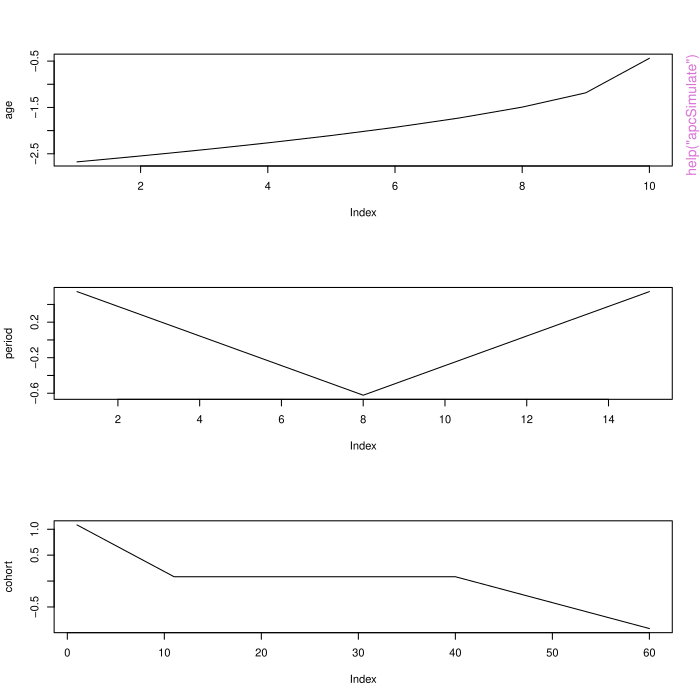

Source code (R):
pkgname <- "bamp"
source(file.path(R.home("share"), "R", "examples-header.R"))
options(warn = 1)
library('bamp')

base::assign(".oldSearch", base::search(), pos = 'CheckExEnv')
base::assign(".old_wd", base::getwd(), pos = 'CheckExEnv')
cleanEx()
nameEx("apcSimulate")
### * apcSimulate

flush(stderr()); flush(stdout())

### Name: apcSimulate
### Title: Simulate from age-period-cohort model
### Aliases: apcSimulate

### ** Examples

age=sqrt(seq(5,0,length=10)); age<-1-age-mean(age)
period=15:1; period[8:15]<-8:15; period<-period/6; period<-period-mean(period)
periods_per_agegroup=5; number_of_cohorts <- periods_per_agegroup*(10-1)+15
cohort<-rep(0,60); cohort[1:10]<-10:1; cohort[41:60]<- -(1:20)/2; cohort<-cohort/10;
cohort<-cohort-mean(cohort)
simdata<-apcSimulate(-5, age, period, cohort, periods_per_agegroup, 1e6)
par(mfrow=c(3,1))
plot(age, type="l")
plot(period, type="l")
plot(cohort, type="l")
## Not run: 
##D simmod <- bamp(cases = simdata$cases, population = simdata$population, age = "rw1", 
##D period = "rw1", cohort = "rw1", periods_per_agegroup =periods_per_agegroup)
##D plot(simmod)
## End(Not run)



graphics::par(get("par.postscript", pos = 'CheckExEnv'))
cleanEx()
nameEx("bamp")
### * bamp

flush(stderr()); flush(stdout())

### Name: bamp
### Title: Bayesian Age-Period-Cohort Modeling and Prediction (bamp)
### Aliases: bamp

### ** Examples

## Not run: 
##D data(apc)
##D model <- bamp(cases, population, age="rw1", period="rw1", cohort="rw1", periods_per_agegroup = 5)
## End(Not run)



cleanEx()
nameEx("checkConvergence")
### * checkConvergence

flush(stderr()); flush(stdout())

### Name: checkConvergence
### Title: Check apc object, whether MCMC has converged
### Aliases: checkConvergence

### ** Examples

## Not run: 
##D data(apc)
##D model <- bamp(cases, population, age="rw1", period="rw1", cohort="rw1", periods_per_agegroup = 5)
##D checkConvergence(model)
## End(Not run)



cleanEx()
nameEx("coh")
### * coh

flush(stderr()); flush(stdout())

### Name: coh
### Title: Compute cohort index from age and period index
### Aliases: coh

### ** Examples

# last agegroup in first period equals first cohort
coh(10, 1, 10, 5)  

# first agegroup in last period equals last cohort 
coh(1, 8, 10, 5) 



cleanEx()
nameEx("effects.apc")
### * effects.apc

flush(stderr()); flush(stdout())

### Name: effects.apc
### Title: Effects from Fitted APC Model
### Aliases: effects.apc

### ** Examples

## Not run: 
##D data(apc)
##D model <- bamp(cases, population, age="rw1", period="rw1", cohort="rw1", periods_per_agegroup = 5)
##D effects(model)
## End(Not run)



cleanEx()
nameEx("plot.apc")
### * plot.apc

flush(stderr()); flush(stdout())

### Name: plot.apc
### Title: Plot apc object
### Aliases: plot.apc

### ** Examples

## Not run: 
##D data(apc)
##D model <- bamp(cases, population, age="rw1", period="rw1", cohort="rw1", periods_per_agegroup = 5)
##D plot(model)
## End(Not run)



cleanEx()
nameEx("predict_apc")
### * predict_apc

flush(stderr()); flush(stdout())

### Name: predict_apc
### Title: Prediction for age-period-cohort models
### Aliases: predict_apc

### ** Examples

## Not run: 
##D data(apc)
##D model <- bamp(cases, population, age="rw1", period="rw1", cohort="rw1", periods_per_agegroup = 5)
##D pred <- predict_apc(model, periods=1)
##D plot(pred$pr[2,11,], main="Predicted rate per agegroup", ylab="p")
## End(Not run)



cleanEx()
nameEx("print.apc")
### * print.apc

flush(stderr()); flush(stdout())

### Name: print.apc
### Title: Print apc objects
### Aliases: print.apc print

### ** Examples

## Not run: 
##D data(apc)
##D model <- bamp(cases, population, age="rw1", period="rw1", cohort="rw1", periods_per_agegroup = 5)
##D print(model)
## End(Not run)



### * <FOOTER>
###
cleanEx()
options(digits = 7L)
base::cat("Time elapsed: ", proc.time() - base::get("ptime", pos = 'CheckExEnv'),"\n")
grDevices::dev.off()
###
### Local variables: ***
### mode: outline-minor ***
### outline-regexp: "\\(> \\)?### [*]+" ***
### End: ***
quit('no')
